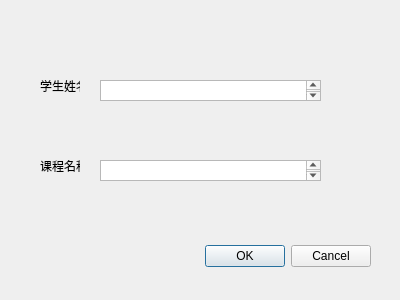
<?xml version="1.0" encoding="UTF-8"?>
<ui version="4.0">
 <class>delete_course</class>
 <widget class="QDialog" name="delete_course">
  <property name="geometry">
   <rect>
    <x>0</x>
    <y>0</y>
    <width>400</width>
    <height>300</height>
   </rect>
  </property>
  <property name="windowTitle">
   <string>删除特定学生课程</string>
  </property>
  <widget class="QDialogButtonBox" name="buttonBox">
   <property name="geometry">
    <rect>
     <x>30</x>
     <y>240</y>
     <width>341</width>
     <height>32</height>
    </rect>
   </property>
   <property name="orientation">
    <enum>Qt::Orientation::Horizontal</enum>
   </property>
   <property name="standardButtons">
    <set>QDialogButtonBox::StandardButton::Cancel|QDialogButtonBox::StandardButton::Ok</set>
   </property>
  </widget>
  <widget class="QLabel" name="label_sname">
   <property name="geometry">
    <rect>
     <x>40</x>
     <y>80</y>
     <width>40</width>
     <height>12</height>
    </rect>
   </property>
   <property name="text">
    <string>学生姓名</string>
   </property>
  </widget>
  <widget class="QLabel" name="label_cname">
   <property name="geometry">
    <rect>
     <x>40</x>
     <y>160</y>
     <width>40</width>
     <height>12</height>
    </rect>
   </property>
   <property name="text">
    <string>课程名称</string>
   </property>
  </widget>
  <widget class="QTextEdit" name="textEdit_sname">
   <property name="geometry">
    <rect>
     <x>100</x>
     <y>80</y>
     <width>221</width>
     <height>21</height>
    </rect>
   </property>
  </widget>
  <widget class="QTextEdit" name="textEdit_cname">
   <property name="geometry">
    <rect>
     <x>100</x>
     <y>160</y>
     <width>221</width>
     <height>21</height>
    </rect>
   </property>
  </widget>
 </widget>
 <resources/>
 <connections>
  <connection>
   <sender>buttonBox</sender>
   <signal>accepted()</signal>
   <receiver>delete_course</receiver>
   <slot>accept()</slot>
   <hints>
    <hint type="sourcelabel">
     <x>248</x>
     <y>254</y>
    </hint>
    <hint type="destinationlabel">
     <x>157</x>
     <y>274</y>
    </hint>
   </hints>
  </connection>
  <connection>
   <sender>buttonBox</sender>
   <signal>rejected()</signal>
   <receiver>delete_course</receiver>
   <slot>reject()</slot>
   <hints>
    <hint type="sourcelabel">
     <x>316</x>
     <y>260</y>
    </hint>
    <hint type="destinationlabel">
     <x>286</x>
     <y>274</y>
    </hint>
   </hints>
  </connection>
 </connections>
</ui>
